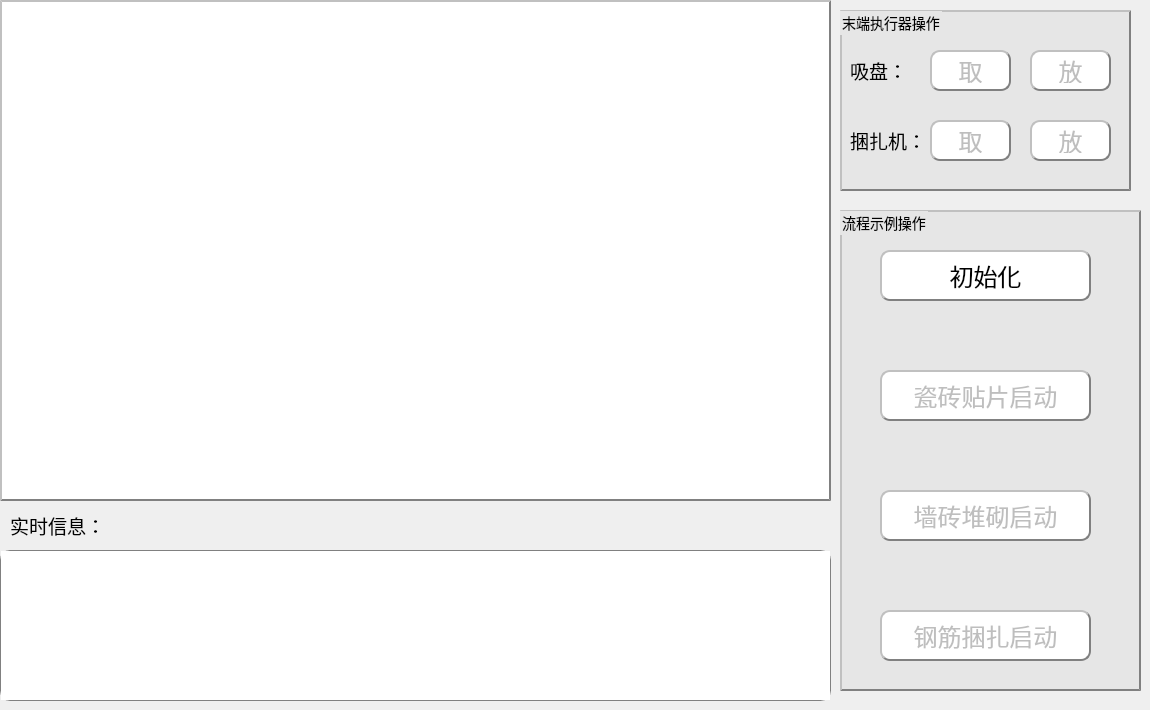
     <widget class="QWidget" name="tab">
      <attribute name="title">
       <string>视觉检测</string>
      </attribute>
      <widget class="QTextEdit" name="textEdit_log">
       <property name="geometry">
        <rect>
         <x>0</x>
         <y>550</y>
         <width>831</width>
         <height>151</height>
        </rect>
       </property>
       <property name="styleSheet">
        <string notr="true">border-radius:10px;
border:1px solid gray</string>
       </property>
      </widget>
      <widget class="QLabel" name="Image_Show_1">
       <property name="geometry">
        <rect>
         <x>0</x>
         <y>0</y>
         <width>831</width>
         <height>501</height>
        </rect>
       </property>
       <property name="styleSheet">
        <string notr="true">QLabel {text-align : center;
             background-color : white;
             font: bold;
             border-color: gray;
             border-width: 2px;
             padding: 6px;
             height : 14px;
             border-style: outset;
             font : 14px;}</string>
       </property>
       <property name="text">
        <string/>
       </property>
      </widget>
      <widget class="QLabel" name="label_2">
       <property name="geometry">
        <rect>
         <x>10</x>
         <y>510</y>
         <width>101</width>
         <height>31</height>
        </rect>
       </property>
       <property name="font">
        <font>
         <family>Arial</family>
         <pointsize>14</pointsize>
        </font>
       </property>
       <property name="text">
        <string>实时信息：</string>
       </property>
      </widget>
      <widget class="QGroupBox" name="groupBox_2">
       <property name="geometry">
        <rect>
         <x>840</x>
         <y>10</y>
         <width>291</width>
         <height>181</height>
        </rect>
       </property>
       <property name="styleSheet">
        <string notr="true">QGroupBox {text-align : center;
             background-color: rgb(230, 230, 230);
             font: bold;
             border-color: gray;
             border-width: 2px;
             padding: 6px;
             height : 14px;
             border-style: outset;
             font : 14px;}</string>
       </property>
       <property name="title">
        <string>末端执行器操作</string>
       </property>
       <widget class="QPushButton" name="btn_suction_get">
        <property name="enabled">
         <bool>false</bool>
        </property>
        <property name="geometry">
         <rect>
          <x>90</x>
          <y>40</y>
          <width>81</width>
          <height>41</height>
         </rect>
        </property>
        <property name="font">
         <font>
          <family>3ds</family>
          <pointsize>-1</pointsize>
          <weight>50</weight>
          <italic>false</italic>
          <bold>false</bold>
         </font>
        </property>
        <property name="styleSheet">
         <string notr="true">QPushButton 
  			{text-align : center;
             background-color : white;
             font: bold;
             border-color: gray;
             border-width: 2px;
             border-radius: 10px;
             padding: 6px;
             height : 14px;
             border-style: outset;
             font : 24px;}
QPushButton:pressed
             {text-align : center;
              background-color :green;
              font: bold;
              border-color: gray;
              border-width: 2px;
              border-radius: 10px;
              padding: 6px;
              height : 14px;
              border-style: outset;
              font : 24px;}</string>
        </property>
        <property name="text">
         <string>取</string>
        </property>
       </widget>
       <widget class="QPushButton" name="btn_suction_set">
        <property name="enabled">
         <bool>false</bool>
        </property>
        <property name="geometry">
         <rect>
          <x>190</x>
          <y>40</y>
          <width>81</width>
          <height>41</height>
         </rect>
        </property>
        <property name="font">
         <font>
          <family>3ds</family>
          <pointsize>-1</pointsize>
          <weight>50</weight>
          <italic>false</italic>
          <bold>false</bold>
         </font>
        </property>
        <property name="styleSheet">
         <string notr="true">QPushButton 
  			{text-align : center;
             background-color : white;
             font: bold;
             border-color: gray;
             border-width: 2px;
             border-radius: 10px;
             padding: 6px;
             height : 14px;
             border-style: outset;
             font : 24px;}
QPushButton:pressed
             {text-align : center;
              background-color :green;
              font: bold;
              border-color: gray;
              border-width: 2px;
              border-radius: 10px;
              padding: 6px;
              height : 14px;
              border-style: outset;
              font : 24px;}</string>
        </property>
        <property name="text">
         <string>放</string>
        </property>
       </widget>
       <widget class="QPushButton" name="btn_bundle_set">
        <property name="enabled">
         <bool>false</bool>
        </property>
        <property name="geometry">
         <rect>
          <x>190</x>
          <y>110</y>
          <width>81</width>
          <height>41</height>
         </rect>
        </property>
        <property name="font">
         <font>
          <family>3ds</family>
          <pointsize>-1</pointsize>
          <weight>50</weight>
          <italic>false</italic>
          <bold>false</bold>
         </font>
        </property>
        <property name="styleSheet">
         <string notr="true">QPushButton 
  			{text-align : center;
             background-color : white;
             font: bold;
             border-color: gray;
             border-width: 2px;
             border-radius: 10px;
             padding: 6px;
             height : 14px;
             border-style: outset;
             font : 24px;}
QPushButton:pressed
             {text-align : center;
              background-color :green;
              font: bold;
              border-color: gray;
              border-width: 2px;
              border-radius: 10px;
              padding: 6px;
              height : 14px;
              border-style: outset;
              font : 24px;}</string>
        </property>
        <property name="text">
         <string>放</string>
        </property>
       </widget>
       <widget class="QPushButton" name="btn_bundle_get">
        <property name="enabled">
         <bool>false</bool>
        </property>
        <property name="geometry">
         <rect>
          <x>90</x>
          <y>110</y>
          <width>81</width>
          <height>41</height>
         </rect>
        </property>
        <property name="font">
         <font>
          <family>3ds</family>
          <pointsize>-1</pointsize>
          <weight>50</weight>
          <italic>false</italic>
          <bold>false</bold>
         </font>
        </property>
        <property name="styleSheet">
         <string notr="true">QPushButton 
  			{text-align : center;
             background-color : white;
             font: bold;
             border-color: gray;
             border-width: 2px;
             border-radius: 10px;
             padding: 6px;
             height : 14px;
             border-style: outset;
             font : 24px;}
QPushButton:pressed
             {text-align : center;
              background-color :green;
              font: bold;
              border-color: gray;
              border-width: 2px;
              border-radius: 10px;
              padding: 6px;
              height : 14px;
              border-style: outset;
              font : 24px;}</string>
        </property>
        <property name="text">
         <string>取</string>
        </property>
       </widget>
       <widget class="QLabel" name="label_3">
        <property name="geometry">
         <rect>
          <x>10</x>
          <y>40</y>
          <width>71</width>
          <height>41</height>
         </rect>
        </property>
        <property name="font">
         <font>
          <family>Arial</family>
          <pointsize>14</pointsize>
         </font>
        </property>
        <property name="text">
         <string>吸盘：</string>
        </property>
       </widget>
       <widget class="QLabel" name="label_12">
        <property name="geometry">
         <rect>
          <x>10</x>
          <y>110</y>
          <width>71</width>
          <height>41</height>
         </rect>
        </property>
        <property name="font">
         <font>
          <family>Arial</family>
          <pointsize>14</pointsize>
         </font>
        </property>
        <property name="text">
         <string>捆扎机：</string>
        </property>
       </widget>
      </widget>
      <widget class="QGroupBox" name="groupBox_3">
       <property name="geometry">
        <rect>
         <x>840</x>
         <y>210</y>
         <width>301</width>
         <height>481</height>
        </rect>
       </property>
       <property name="styleSheet">
        <string notr="true">QGroupBox {text-align : center;
             background-color: rgb(230, 230, 230);
             font: bold;
             border-color: gray;
             border-width: 2px;
             padding: 6px;
             height : 14px;
             border-style: outset;
             font : 14px;}</string>
       </property>
       <property name="title">
        <string>流程示例操作</string>
       </property>
       <widget class="QPushButton" name="btn_initialization">
        <property name="geometry">
         <rect>
          <x>40</x>
          <y>40</y>
          <width>211</width>
          <height>51</height>
         </rect>
        </property>
        <property name="font">
         <font>
          <family>3ds</family>
          <pointsize>-1</pointsize>
          <weight>50</weight>
          <italic>false</italic>
          <bold>false</bold>
         </font>
        </property>
        <property name="styleSheet">
         <string notr="true">QPushButton 
  			{text-align : center;
             background-color : white;
             font: bold;
             border-color: gray;
             border-width: 2px;
             border-radius: 10px;
             padding: 6px;
             height : 14px;
             border-style: outset;
             font : 24px;}
QPushButton:pressed
             {text-align : center;
              background-color :green;
              font: bold;
              border-color: gray;
              border-width: 2px;
              border-radius: 10px;
              padding: 6px;
              height : 14px;
              border-style: outset;
              font : 24px;}</string>
        </property>
        <property name="text">
         <string>初始化</string>
        </property>
       </widget>
       <widget class="QPushButton" name="btn_porcelain">
        <property name="enabled">
         <bool>false</bool>
        </property>
        <property name="geometry">
         <rect>
          <x>40</x>
          <y>160</y>
          <width>211</width>
          <height>51</height>
         </rect>
        </property>
        <property name="font">
         <font>
          <family>3ds</family>
          <pointsize>-1</pointsize>
          <weight>50</weight>
          <italic>false</italic>
          <bold>false</bold>
         </font>
        </property>
        <property name="styleSheet">
         <string notr="true">QPushButton 
  			{text-align : center;
             background-color : white;
             font: bold;
             border-color: gray;
             border-width: 2px;
             border-radius: 10px;
             padding: 6px;
             height : 14px;
             border-style: outset;
             font : 24px;}
QPushButton:pressed
             {text-align : center;
              background-color :green;
              font: bold;
              border-color: gray;
              border-width: 2px;
              border-radius: 10px;
              padding: 6px;
              height : 14px;
              border-style: outset;
              font : 24px;}</string>
        </property>
        <property name="text">
         <string>瓷砖贴片启动</string>
        </property>
        <property name="checkable">
         <bool>false</bool>
        </property>
        <property name="autoExclusive">
         <bool>false</bool>
        </property>
       </widget>
       <widget class="QPushButton" name="btn_brick">
        <property name="enabled">
         <bool>false</bool>
        </property>
        <property name="geometry">
         <rect>
          <x>40</x>
          <y>280</y>
          <width>211</width>
          <height>51</height>
         </rect>
        </property>
        <property name="font">
         <font>
          <family>3ds</family>
          <pointsize>-1</pointsize>
          <weight>50</weight>
          <italic>false</italic>
          <bold>false</bold>
         </font>
        </property>
        <property name="styleSheet">
         <string notr="true">QPushButton 
  			{text-align : center;
             background-color : white;
             font: bold;
             border-color: gray;
             border-width: 2px;
             border-radius: 10px;
             padding: 6px;
             height : 14px;
             border-style: outset;
             font : 24px;}
QPushButton:pressed
             {text-align : center;
              background-color :green;
              font: bold;
              border-color: gray;
              border-width: 2px;
              border-radius: 10px;
              padding: 6px;
              height : 14px;
              border-style: outset;
              font : 24px;}</string>
        </property>
        <property name="text">
         <string>墙砖堆砌启动</string>
        </property>
       </widget>
       <widget class="QPushButton" name="btn_rebar">
        <property name="enabled">
         <bool>false</bool>
        </property>
        <property name="geometry">
         <rect>
          <x>40</x>
          <y>400</y>
          <width>211</width>
          <height>51</height>
         </rect>
        </property>
        <property name="font">
         <font>
          <family>3ds</family>
          <pointsize>-1</pointsize>
          <weight>50</weight>
          <italic>false</italic>
          <bold>false</bold>
         </font>
        </property>
        <property name="styleSheet">
         <string notr="true">QPushButton 
  			{text-align : center;
             background-color : white;
             font: bold;
             border-color: gray;
             border-width: 2px;
             border-radius: 10px;
             padding: 6px;
             height : 14px;
             border-style: outset;
             font : 24px;}
QPushButton:pressed
             {text-align : center;
              background-color :green;
              font: bold;
              border-color: gray;
              border-width: 2px;
              border-radius: 10px;
              padding: 6px;
              height : 14px;
              border-style: outset;
              font : 24px;}</string>
        </property>
        <property name="text">
         <string>钢筋捆扎启动</string>
        </property>
       </widget>
      </widget>
      <widget class="QLabel" name="Image_Show_2">
       <property name="geometry">
        <rect>
         <x>10</x>
         <y>10</y>
         <width>231</width>
         <height>141</height>
        </rect>
       </property>
       <property name="styleSheet">
        <string notr="true">QLabel {text-align : center;
             background-color : white;
             font: bold;
             border-color: gray;
             border-width: 0px;
             padding: 6px;
             height : 14px;
             border-style: outset;
             font : 14px;}</string>
       </property>
       <property name="text">
        <string/>
       </property>
      </widget>
     </widget>
